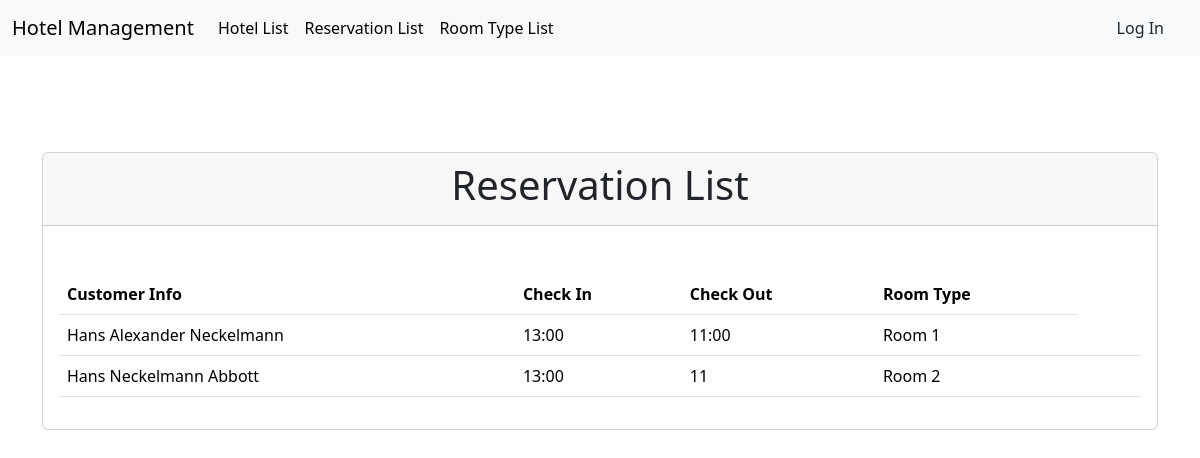
The app's page /HotelManagement/app/view/reservation_list.php with its own data.
### tables this page shows
CREATE TABLE `reservation` (
  `id_reservation` int(11) NOT NULL,
  `customerInf` varchar(50) NOT NULL,
  `checkIn` varchar(50) NOT NULL,
  `checkOut` varchar(50) NOT NULL,
  `roomType` varchar(50) NOT NULL
);

### HotelManagement/app/model/Reservation.php (called while the page is built, shortened)
<?php
class Reservation
{
    private $customerInf;
    private $checkIn;
    private $checkOut;
    private $roomType;
    public function __construct($customerInf = null, $checkIn = null, $checkOut = null, $roomType = null)
    {
        $this->customerInf = $customerInf;
        $this->checkIn = $checkIn;
        $this->checkOut = $checkOut;
        $this->roomType = $roomType;
    }
    public function getCustomerInf()
    {
        return $this->customerInf;
    }
    public function getCheckIn()
    {
        return $this->checkIn;
    }
    public function getCheckOut()
    {
        return $this->checkOut;
    }
    public function getRoomType()
    {
        return $this->roomType;
    }
    public static function getAllReservations($db)
    {
        try {
            $conn = $db->getConnection();
            $query = "SELECT * FROM reservation";
            $stmt = $conn->prepare($query);
            $stmt->execute();
            $reservations = [];
            while ($row = $stmt->fetch(PDO::FETCH_ASSOC)) {
                $reservation = new Reservation($row['customerInf'], $row['checkIn'], $row['checkOut'], $row['roomType']);
                $reservation->setIdReservation($row['id_reservation']);
                $reservations[] = $reservation;
            }
            return $reservations;
        } catch (PDOException $e) {
            echo "Error en la consulta: " . $e->getMessage();
            return null;
        } finally {
            $conn = null;
        }
    }
}
?>

### HotelManagement/app/controller/reservationController.php (called while the page is built, shortened)
<?php
require __DIR__ . '/../model/Reservation.php';
class ReservationController
{
    private function getDBInstance()
    {
        return new Database();
    }
    public function getAllReservations()
    {
        $reservationModel = new Reservation();
        $reservations = $reservationModel->getAllReservations($this->getDBInstance());
        return $reservations;
    }
}
?>

### HotelManagement/app/view/reservation_list.php (the view, shortened to what this page needs)
<!DOCTYPE html>
<html lang="en">
<head>
    <link href="https://cdn.jsdelivr.net/npm/bootstrap@5.3.2/dist/css/bootstrap.min.css" rel="stylesheet"
>
</head>
<body>
<?php include 'menu.php'; ?>
<div class="container">
    <div class="row mt-5">
        <div class="col">
            <div class="card mt-5">
                <div class="card-header">
                    <h2 class="display-6 text-center">Reservation List</h2>
                </div>
                <div class="row">
                </div>
                <div class="card-body">
                    <?php
                    require __DIR__ . '/../controller/reservationController.php';
                    $reservationController = new ReservationController();
                    $reservations = $reservationController->getAllReservations();
                    if ($reservations) {
                        ?>
                         <div class="table-responsive">
                             <table class="table">
                                 <thead>
                                 <tr>
                                     <th>Customer Info</th>
                                     <th>Check In</th>
                                     <th>Check Out</th>
                                     <th>Room Type</th>
                                 </tr>
                                 </thead>
                                 <tbody>
                                 <?php foreach ($reservations as $reservation) { ?>
                                     <tr>
                                         <td><?php echo $reservation->getCustomerInf(); ?></td>
                                         <td><?php echo $reservation->getCheckIn(); ?></td>
                                         <td><?php echo $reservation->getCheckOut(); ?></td>
                                         <td><?php echo $reservation->getRoomType(); ?></td>
                                         <td>
                                         </td>
                                         <td>
                                         </td>
                                     </tr>
                                 <?php } ?>
                                 </tbody>
                             </table>
                         </div>
                        <?php
                    } else {
                        echo '<p>No Reservations available.</p>';
                    }
                    ?>
                </div>
            </div>
        </div>
    </div>
</div>
</body>
</html>

### records on screen
reservation: customerInf "Hans Alexander Neckelmann", checkIn "13:00", checkOut "11:00", roomType "Room 1"
reservation: customerInf "Hans Neckelmann Abbott", checkIn "13:00", checkOut "11", roomType "Room 2"
